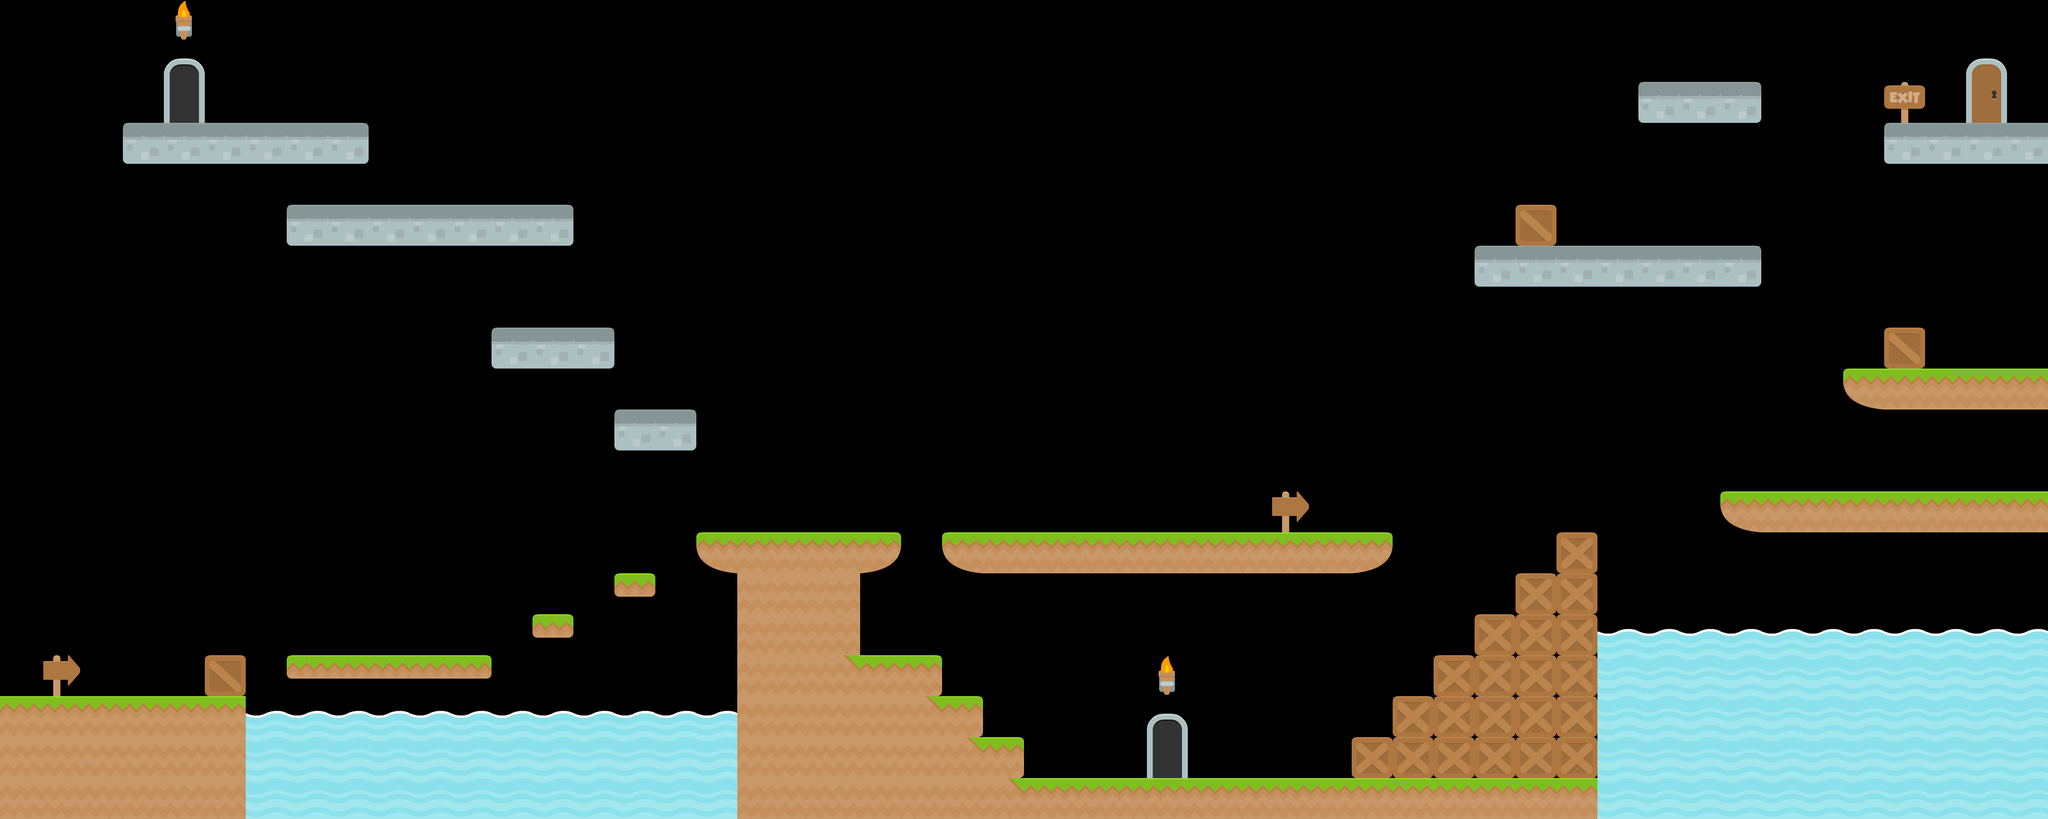

This game map was drawn from its Tiled (.tmx) file and the tilesets committed beside it. A one-line description and the trimmed map source follow:
An orthogonal 50x20 tile map with 70x70 px tiles, 1 tile layer (MainTileLayer).

<map version="1.0" orientation="orthogonal" width="50" height="20" tilewidth="70" tileheight="70">
 <tileset firstgid="1" name="tiles_spritesheet_1024" tilewidth="70" tileheight="70" spacing="2">
  <image source="tiles_spritesheet_1024.png" width="1024" height="1024" />
 </tileset>
 <layer name="MainTileLayer" width="50" height="20">
  <data>[1000 cells, 257 non-empty, 24 distinct tile ids]</data>
 </layer>
</map>